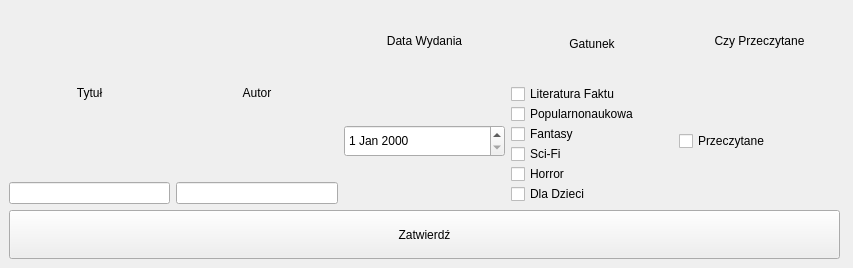
<?xml version="1.0" encoding="UTF-8"?>
<ui version="4.0">
 <class>Form</class>
 <widget class="QWidget" name="Form">
  <property name="geometry">
   <rect>
    <x>0</x>
    <y>0</y>
    <width>853</width>
    <height>268</height>
   </rect>
  </property>
  <property name="windowTitle">
   <string>Form</string>
  </property>
  <widget class="QWidget" name="verticalLayoutWidget">
   <property name="geometry">
    <rect>
     <x>9</x>
     <y>9</y>
     <width>831</width>
     <height>250</height>
    </rect>
   </property>
   <layout class="QVBoxLayout" name="verticalLayout" stretch="4,1">
    <item>
     <layout class="QHBoxLayout" name="horizontalLayout" stretch="1,1,1,1,1">
      <item>
       <layout class="QVBoxLayout" name="verticalLayout_5" stretch="1,2">
        <item>
         <widget class="QLabel" name="label">
          <property name="text">
           <string>Tytuł</string>
          </property>
          <property name="alignment">
           <set>Qt::AlignmentFlag::AlignCenter</set>
          </property>
         </widget>
        </item>
        <item>
         <layout class="QVBoxLayout" name="verticalLayout_3">
          <item>
           <widget class="QLineEdit" name="lineEditTitle"/>
          </item>
         </layout>
        </item>
       </layout>
      </item>
      <item>
       <layout class="QVBoxLayout" name="verticalLayout_6" stretch="1,2">
        <item>
         <widget class="QLabel" name="label_2">
          <property name="text">
           <string>Autor</string>
          </property>
          <property name="alignment">
           <set>Qt::AlignmentFlag::AlignCenter</set>
          </property>
         </widget>
        </item>
        <item>
         <layout class="QVBoxLayout" name="verticalLayout_8">
          <item>
           <widget class="QLineEdit" name="lineEditAuthor"/>
          </item>
         </layout>
        </item>
       </layout>
      </item>
      <item>
       <layout class="QVBoxLayout" name="verticalLayout_4" stretch="1,2">
        <item>
         <widget class="QLabel" name="label_3">
          <property name="text">
           <string>Data Wydania</string>
          </property>
          <property name="alignment">
           <set>Qt::AlignmentFlag::AlignCenter</set>
          </property>
         </widget>
        </item>
        <item>
         <layout class="QVBoxLayout" name="verticalLayout_9" stretch="3,2,3">
          <item>
           <spacer name="verticalSpacer">
            <property name="orientation">
             <enum>Qt::Orientation::Vertical</enum>
            </property>
            <property name="sizeHint" stdset="0">
             <size>
              <width>20</width>
              <height>40</height>
             </size>
            </property>
           </spacer>
          </item>
          <item>
           <widget class="QDateEdit" name="dateEdit">
            <property name="sizePolicy">
             <sizepolicy hsizetype="Minimum" vsizetype="Expanding">
              <horstretch>0</horstretch>
              <verstretch>0</verstretch>
             </sizepolicy>
            </property>
           </widget>
          </item>
          <item>
           <spacer name="verticalSpacer_2">
            <property name="orientation">
             <enum>Qt::Orientation::Vertical</enum>
            </property>
            <property name="sizeHint" stdset="0">
             <size>
              <width>20</width>
              <height>40</height>
             </size>
            </property>
           </spacer>
          </item>
         </layout>
        </item>
       </layout>
      </item>
      <item>
       <layout class="QVBoxLayout" name="verticalLayout_7" stretch="1,2">
        <item>
         <widget class="QLabel" name="label_4">
          <property name="sizePolicy">
           <sizepolicy hsizetype="Preferred" vsizetype="Preferred">
            <horstretch>0</horstretch>
            <verstretch>0</verstretch>
           </sizepolicy>
          </property>
          <property name="text">
           <string>Gatunek</string>
          </property>
          <property name="alignment">
           <set>Qt::AlignmentFlag::AlignCenter</set>
          </property>
         </widget>
        </item>
        <item>
         <layout class="QVBoxLayout" name="verticalLayout_10">
          <property name="spacing">
           <number>0</number>
          </property>
          <item>
           <widget class="QCheckBox" name="checkBox_G_LF">
            <property name="text">
             <string>Literatura Faktu</string>
            </property>
           </widget>
          </item>
          <item>
           <widget class="QCheckBox" name="checkBox_G_PN">
            <property name="text">
             <string>Popularnonaukowa</string>
            </property>
           </widget>
          </item>
          <item>
           <widget class="QCheckBox" name="checkBox_G_F">
            <property name="text">
             <string>Fantasy</string>
            </property>
           </widget>
          </item>
          <item>
           <widget class="QCheckBox" name="checkBox_G_SF">
            <property name="text">
             <string>Sci-Fi</string>
            </property>
           </widget>
          </item>
          <item>
           <widget class="QCheckBox" name="checkBox_G_H">
            <property name="text">
             <string>Horror</string>
            </property>
           </widget>
          </item>
          <item>
           <widget class="QCheckBox" name="checkBox_G_DD">
            <property name="text">
             <string>Dla Dzieci</string>
            </property>
           </widget>
          </item>
         </layout>
        </item>
       </layout>
      </item>
      <item>
       <layout class="QVBoxLayout" name="verticalLayout_2" stretch="1,2">
        <property name="sizeConstraint">
         <enum>QLayout::SizeConstraint::SetDefaultConstraint</enum>
        </property>
        <item>
         <widget class="QLabel" name="label_5">
          <property name="text">
           <string>Czy Przeczytane</string>
          </property>
          <property name="alignment">
           <set>Qt::AlignmentFlag::AlignCenter</set>
          </property>
         </widget>
        </item>
        <item>
         <widget class="QCheckBox" name="checkBoxIsRead">
          <property name="sizePolicy">
           <sizepolicy hsizetype="Minimum" vsizetype="Expanding">
            <horstretch>0</horstretch>
            <verstretch>0</verstretch>
           </sizepolicy>
          </property>
          <property name="text">
           <string>Przeczytane</string>
          </property>
          <property name="checkable">
           <bool>true</bool>
          </property>
         </widget>
        </item>
       </layout>
      </item>
     </layout>
    </item>
    <item>
     <widget class="QPushButton" name="confirmButton">
      <property name="sizePolicy">
       <sizepolicy hsizetype="Minimum" vsizetype="Expanding">
        <horstretch>0</horstretch>
        <verstretch>0</verstretch>
       </sizepolicy>
      </property>
      <property name="text">
       <string>Zatwierdź</string>
      </property>
     </widget>
    </item>
   </layout>
  </widget>
 </widget>
 <resources/>
 <connections/>
</ui>
